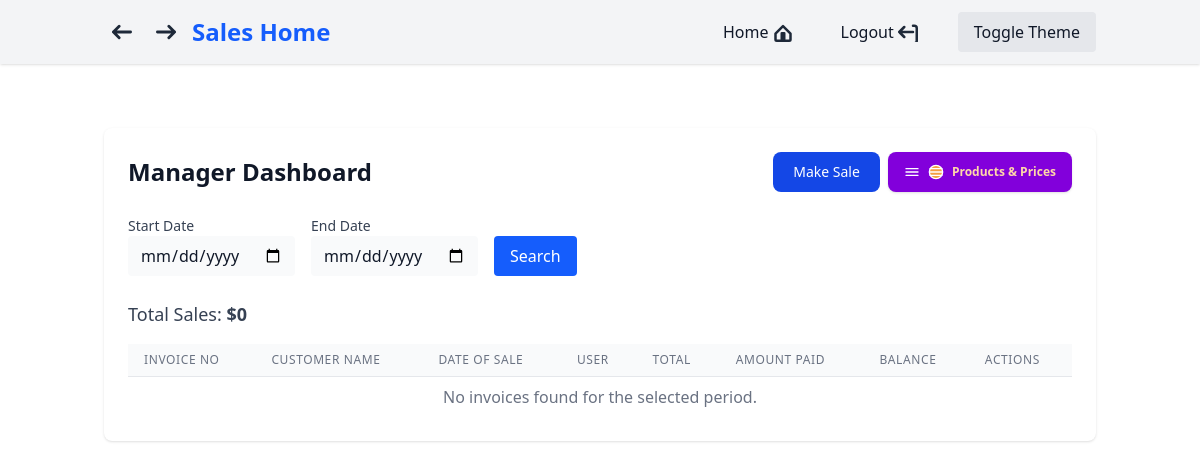
The app's page /sales/manager_dashboard/ (signed in), older data.
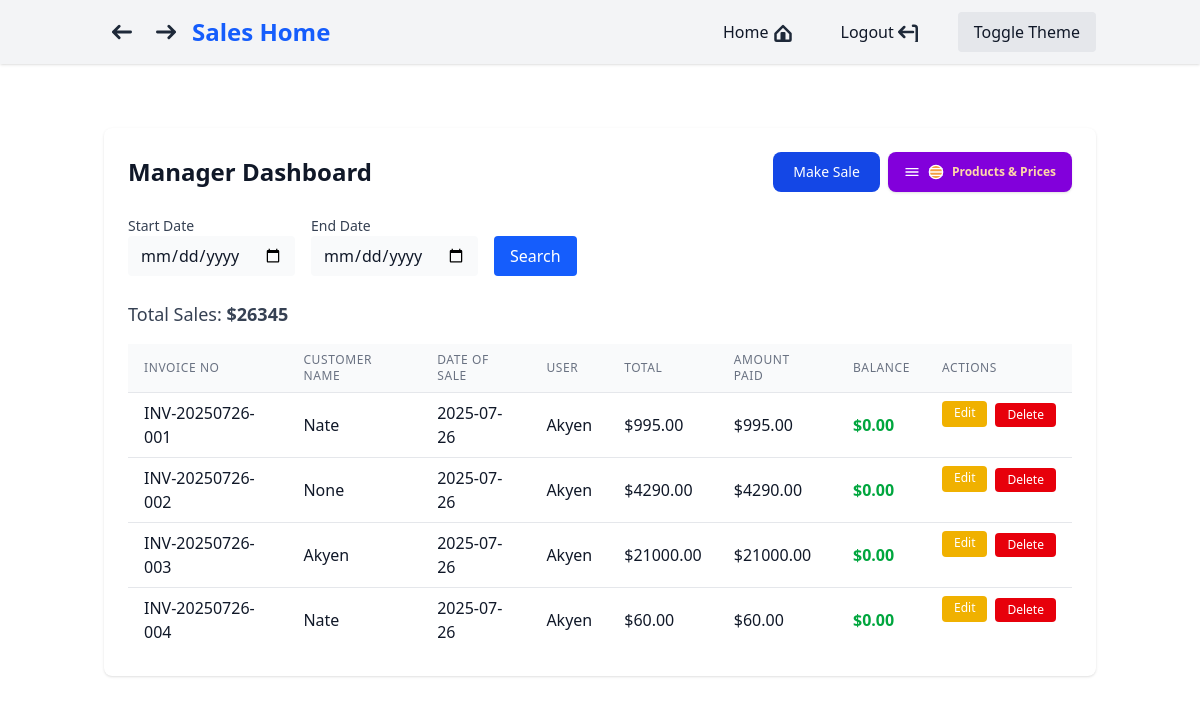
The same page, newer data.
### sales_app/models.py (models this page shows, shortened)
class Invoice(models.Model):
    invoice_no = models.CharField(max_length=20, unique=True, editable=False, null=True, blank=True)
    customer_name = models.CharField(max_length=255, null=True, blank=True)
    date_of_sale = models.DateField(default=timezone.now, null=True, blank=True)
    notes = models.TextField(blank=True, null=True)
    discount = models.DecimalField(max_digits=10, decimal_places=2, default=0, null=True, blank=True)
    total = models.DecimalField(max_digits=12, decimal_places=2, default=0, null=True, blank=True)
    amount_paid = models.DecimalField(max_digits=12, decimal_places=2, default=0, null=True, blank=True)
    user = models.ForeignKey(User, on_delete=models.SET_NULL, null=True, blank=True, related_name='invoices')
    @property
    def balance(self):
        return (self.total or 0) - (self.amount_paid or 0)

### sales_app/views.py (the view, shortened to what this page needs)
# urls.py: path('manager_dashboard/', views.manager_dashboard, name='manager_dashboard'),
@login_required
@user_passes_test(is_manager)
def manager_dashboard(request):
    from django.db.models import Q
    start_date = request.GET.get('start_date')
    end_date = request.GET.get('end_date')
    invoices = Invoice.objects.all().order_by('-date_of_sale')
    if start_date:
        invoices = invoices.filter(date_of_sale__gte=start_date)
    if end_date:
        invoices = invoices.filter(date_of_sale__lte=end_date)
    if not start_date and not end_date:
        today = timezone.now().date()
        invoices = invoices.filter(date_of_sale=today)
    total_sales = invoices.aggregate(Sum('total'))['total__sum'] or 0
    return render(request, 'sales_app/manager_dashboard.html', {
        'invoices': invoices,
        'total_sales': total_sales
    })

### core/templatetags/group_filters.py (called while the page is built)
@register.filter(name='has_group')
def has_group(user, group_name):
    return user.groups.filter(name=group_name).exists()

### sales_app/views.py (called while the page is built)
def is_manager(user):
    return user.is_authenticated and user.groups.filter(name='Managers').exists()

### sales_app/templates/sales_app/manager_dashboard.html (shortened to what this page needs)
{% extends "core/base.html" %}
{% block content %}
<div class="max-w-5xl mx-auto mt-8 p-6 bg-white dark:bg-gray-800 rounded-lg shadow">
    <div class="flex flex-col sm:flex-row justify-between items-center mb-6">
        <h2 class="text-2xl font-bold text-gray-900 dark:text-gray-100">Manager Dashboard</h2>
        <div class="flex gap-2">
            <a href="{% url 'sales_entry' %}" class="text-white bg-blue-700 hover:bg-blue-800 focus:ring-4 focus:outline-none focus:ring-blue-300 font-medium rounded-lg text-sm px-5 py-2.5 dark:bg-blue-600 dark:hover:bg-blue-700 dark:focus:ring-blue-800">Make Sale</a>
            {% load group_filters %}
            {% if request.user|has_group:'Admin' %}
            <a href="{% url 'products' %}" class="inline-flex items-center gap-2 px-4 py-2 bg-purple-700 hover:bg-purple-800 text-white font-medium rounded-lg text-xs shadow transition whitespace-nowrap focus:ring-2 focus:ring-purple-300 dark:bg-purple-600 dark:hover:bg-purple-700 dark:focus:ring-purple-800">
                <svg class="w-4 h-4 text-white" fill="none" stroke="currentColor" stroke-width="2" viewBox="0 0 24 24"><path stroke-linecap="round" stroke-linejoin="round" d="M3 7h18M3 12h18M3 17h18"/></svg>
                <svg class="w-4 h-4 text-white" fill="none" stroke="currentColor" stroke-width="2" viewBox="0 0 24 24"><circle cx="12" cy="12" r="10" fill="#F59E42"/><path stroke-linecap="round" stroke-linejoin="round" d="M3 7h18M3 12h18M3 17h18"/></svg>
                <span class="font-semibold text-orange-200">Products & Prices</span>
            </a>
            {% endif %}
        </div>
    </div>
    <form method="get" class="mb-6 flex flex-col sm:flex-row gap-4 items-end">
        <div>
            <label for="start_date" class="block text-sm font-medium text-gray-700 dark:text-gray-200">Start Date</label>
            <input type="date" id="start_date" name="start_date" value="{{ request.GET.start_date|default:'' }}" class="rounded border-gray-300 dark:border-gray-700 bg-gray-50 dark:bg-gray-700 text-gray-900 dark:text-white px-3 py-2" />
        </div>
        <div>
            <label for="end_date" class="block text-sm font-medium text-gray-700 dark:text-gray-200">End Date</label>
            <input type="date" id="end_date" name="end_date" value="{{ request.GET.end_date|default:'' }}" class="rounded border-gray-300 dark:border-gray-700 bg-gray-50 dark:bg-gray-700 text-gray-900 dark:text-white px-3 py-2" />
        </div>
        <button type="submit" class="bg-blue-600 text-white px-4 py-2 rounded">Search</button>
    </form>
    <p class="mb-4 text-lg text-gray-700 dark:text-gray-200">Total Sales: <span class="font-semibold">${{ total_sales }}</span></p>
    <div class="overflow-x-auto">
        <table class="min-w-full divide-y divide-gray-200 dark:divide-gray-700">
            <thead class="bg-gray-50 dark:bg-gray-700">
                <tr>
                    <th class="px-4 py-2 text-left text-xs font-medium text-gray-500 dark:text-gray-300 uppercase tracking-wider">Invoice No</th>
                    <th class="px-4 py-2 text-left text-xs font-medium text-gray-500 dark:text-gray-300 uppercase tracking-wider">Customer Name</th>
                    <th class="px-4 py-2 text-left text-xs font-medium text-gray-500 dark:text-gray-300 uppercase tracking-wider">Date of Sale</th>
                    <th class="px-4 py-2 text-left text-xs font-medium text-gray-500 dark:text-gray-300 uppercase tracking-wider">User</th>
                    <th class="px-4 py-2 text-left text-xs font-medium text-gray-500 dark:text-gray-300 uppercase tracking-wider">Total</th>
                    <th class="px-4 py-2 text-left text-xs font-medium text-gray-500 dark:text-gray-300 uppercase tracking-wider">Amount Paid</th>
                    <th class="px-4 py-2 text-left text-xs font-medium text-gray-500 dark:text-gray-300 uppercase tracking-wider">Balance</th>
                    <th class="px-4 py-2 text-left text-xs font-medium text-gray-500 dark:text-gray-300 uppercase tracking-wider">Actions</th>
                </tr>
            </thead>
            <tbody class="bg-white dark:bg-gray-800 divide-y divide-gray-200 dark:divide-gray-700">
                {% for invoice in invoices %}
                <tr class="hover:bg-blue-50 dark:hover:bg-gray-700 cursor-pointer invoice-row" data-invoice-url="{% url 'invoice_detail' invoice.id %}">
                    <td class="px-4 py-2">{{ invoice.invoice_no }}</td>
                    <td class="px-4 py-2">{{ invoice.customer_name }}</td>
                    <td class="px-4 py-2">{{ invoice.date_of_sale|date:'Y-m-d' }}</td>
                    <td class="px-4 py-2">{{ invoice.user.username }}</td>
                    <td class="px-4 py-2">${{ invoice.total|floatformat:2 }}</td>
                    <td class="px-4 py-2">${{ invoice.amount_paid|floatformat:2 }}</td>
                    <td class="px-4 py-2 {% if invoice.balance > 0 %}text-red-600 dark:text-red-400 font-semibold{% elif invoice.balance == 0 %}text-green-600 dark:text-green-400 font-semibold{% else %}text-blue-600 dark:text-blue-400 font-semibold{% endif %}">${{ invoice.balance|floatformat:2 }}</td>
                    <td class="px-4 py-2 flex gap-2">
                        <a href="{% url 'edit_invoice' invoice.id %}" class="text-white bg-yellow-500 hover:bg-yellow-600 rounded px-3 py-1 text-xs action-btn">Edit</a>
                        <form method="post" onsubmit="return confirm('Are you sure you want to delete this invoice? This action cannot be undone.');" style="display:inline;">
                            <button type="submit" class="text-white bg-red-600 hover:bg-red-700 rounded px-3 py-1 text-xs action-btn">Delete</button>
                        </form>
                    </td>
                </tr>
                {% empty %}
                <tr>
                    <td colspan="8" class="px-4 py-2 text-center text-gray-500 dark:text-gray-400">No invoices found for the selected period.</td>
                </tr>
                {% endfor %}
            </tbody>
        </table>
    </div>
</div>
{% endblock %}

### core/templates/core/base.html (shortened to what this page needs)
<!DOCTYPE html>
{% load static %}
<html class>
<head>
    <link rel="stylesheet" href="{% static 'css/output.css' %}">
</head>
<body class="bg-white text-gray-900 dark:bg-gray-900 dark:text-gray-100 min-h-screen transition-colors duration-300">
   {% include 'core/navbar.html'  %}
    <main class="container mx-auto px-4 py-8">
        {% block content %}
        {% endblock %}
    </main>
</body>
</html>

### core/templates/core/navbar.html (shortened to what this page needs)
<nav class="w-full bg-gray-100 dark:bg-gray-800 shadow">
    <div class="container mx-auto px-4 py-3 flex flex-col sm:flex-row items-center justify-between">
    {% load group_filters %}
        <div class="flex items-center gap-2 mb-2 sm:mb-0">
            <button onclick="window.history.back()" class="p-2 rounded-full hover:bg-gray-200 dark:hover:bg-gray-700 transition" title="Go Back">
                <svg class="w-5 h-5 text-gray-800 dark:text-white" aria-hidden="true" xmlns="http://www.w3.org/2000/svg" fill="none" viewBox="0 0 14 10">
                    <path stroke="currentColor" stroke-linecap="round" stroke-linejoin="round" stroke-width="2" d="M13 5H1m0 0 4 4M1 5l4-4"/>
                </svg>
            </button>
            <button onclick="window.history.forward()" class="p-2 rounded-full hover:bg-gray-200 dark:hover:bg-gray-700 transition" title="Go Forward">
                <svg class="w-5 h-5 text-gray-800 dark:text-white" aria-hidden="true" xmlns="http://www.w3.org/2000/svg" fill="none" viewBox="0 0 14 10">
                    <path stroke="currentColor" stroke-linecap="round" stroke-linejoin="round" stroke-width="2" d="M1 5h12m0 0L9 1m4 4L9 9"/>
                </svg>
            </button>
            <a class="text-2xl font-bold text-blue-600 dark:text-blue-400 ml-2" href="#">Sales Home</a>
        </div>
        <div class="flex flex-col sm:flex-row items-center gap-4">
            <a href="{% url 'logout_to_home' %}" class="px-4 py-2 rounded hover:bg-blue-100 dark:hover:bg-blue-900 transition flex items-center gap-1">
                <span>Home</span>
            </a>
            {% if user.is_authenticated %}
                <a class="px-4 py-2 rounded hover:bg-red-100 dark:hover:bg-red-900 transition flex items-center gap-1" href="{% url 'logout' %}">
                    <span>Logout</span>
                    <svg class="w-5 h-5 text-gray-800 dark:text-white inline-block" aria-hidden="true" xmlns="http://www.w3.org/2000/svg" fill="none" viewBox="0 0 16 16">
                        <path stroke="currentColor" stroke-linecap="round" stroke-linejoin="round" stroke-width="2" d="M12 8H1m0 0 4-4M1 8l4 4m7-9h1a2 2 0 0 1 2 2v10a2 2 0 0 1-2 2h-1"/>
                    </svg>
                </a>
            {% endif %}
            <button class="px-4 py-2 rounded bg-gray-200 dark:bg-gray-700 hover:bg-gray-300 dark:hover:bg-gray-600 transition theme-toggle ml-0 sm:ml-2" onclick="toggleTheme()">Toggle Theme</button>
        </div>
    </div>
</nav>

Row changes from the older to the newer data that the page shows:
added Invoice: invoice_no "INV-20250726-001", customer_name "Nate", date_of_sale "2025-07-26", user.username "Akyen", total "995.00", amount_paid "995.00", balance "0.00"
added Invoice: invoice_no "INV-20250726-002", customer_name "None", date_of_sale "2025-07-26", user.username "Akyen", total "4290.00", amount_paid "4290.00", balance "0.00"
added Invoice: invoice_no "INV-20250726-003", customer_name "Akyen", date_of_sale "2025-07-26", user.username "Akyen", total "21000.00", amount_paid "21000.00", balance "0.00"
added Invoice: invoice_no "INV-20250726-004", customer_name "Nate", date_of_sale "2025-07-26", user.username "Akyen", total "60.00", amount_paid "60.00", balance "0.00"
Text that changed along with them:
{{ total_sales }}: "0" → "26345"
text no longer shown: "No invoices found for the selected period."
